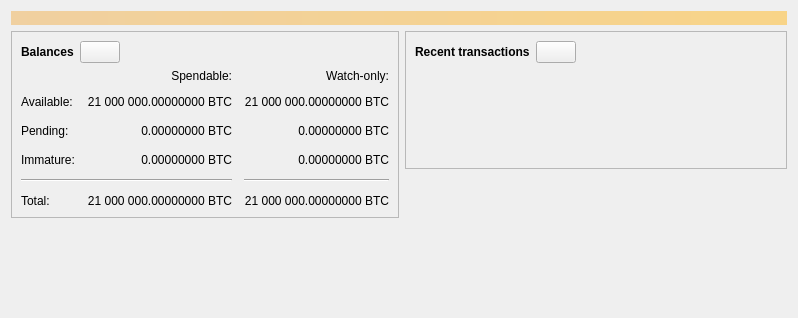
<?xml version="1.0" encoding="UTF-8"?>
<ui version="4.0">
 <class>OverviewPage</class>
 <widget class="QWidget" name="OverviewPage">
  <property name="geometry">
   <rect>
    <x>0</x>
    <y>0</y>
    <width>798</width>
    <height>318</height>
   </rect>
  </property>
  <property name="windowTitle">
   <string>Form</string>
  </property>
  <layout class="QVBoxLayout" name="topLayout">
   <item>
    <widget class="QLabel" name="labelAlerts">
     <property name="visible">
      <bool>false</bool>
     </property>
     <property name="styleSheet">
      <string notr="true">QLabel { background-color: qlineargradient(x1: 0, y1: 0, x2: 1, y2: 0, stop:0 #F0D0A0, stop:1 #F8D488); color:#000000; }</string>
     </property>
     <property name="wordWrap">
      <bool>true</bool>
     </property>
     <property name="margin">
      <number>3</number>
     </property>
     <property name="textInteractionFlags">
      <set>Qt::TextSelectableByMouse</set>
     </property>
    </widget>
   </item>
   <item>
    <layout class="QHBoxLayout" name="horizontalLayout" stretch="1,1">
     <item>
      <layout class="QVBoxLayout" name="verticalLayout_2">
       <item>
        <widget class="QFrame" name="frame">
         <property name="frameShape">
          <enum>QFrame::StyledPanel</enum>
         </property>
         <property name="frameShadow">
          <enum>QFrame::Raised</enum>
         </property>
         <layout class="QVBoxLayout" name="verticalLayout_4">
          <item>
           <layout class="QHBoxLayout" name="horizontalLayout_4">
            <item>
             <widget class="QLabel" name="label_5">
              <property name="font">
               <font>
                <weight>75</weight>
                <bold>true</bold>
               </font>
              </property>
              <property name="text">
               <string>Balances</string>
              </property>
             </widget>
            </item>
            <item>
             <widget class="QPushButton" name="labelWalletStatus">
              <property name="enabled">
               <bool>true</bool>
              </property>
              <property name="maximumSize">
               <size>
                <width>45</width>
                <height>16777215</height>
               </size>
              </property>
              <property name="toolTip">
               <string>The displayed information may be out of date. Your wallet automatically synchronizes with the Andaluzcoin network after a connection is established, but this process has not completed yet.</string>
              </property>
              <property name="text">
               <string/>
              </property>
              <property name="icon">
               <iconset resource="../andaluzcoin.qrc">
                <normaloff>:/icons/warning</normaloff>
                <disabledoff>:/icons/warning</disabledoff>:/icons/warning</iconset>
              </property>
              <property name="iconSize">
               <size>
                <width>24</width>
                <height>24</height>
               </size>
              </property>
             </widget>
            </item>
            <item>
             <spacer name="horizontalSpacer_3">
              <property name="orientation">
               <enum>Qt::Horizontal</enum>
              </property>
              <property name="sizeHint" stdset="0">
               <size>
                <width>40</width>
                <height>20</height>
               </size>
              </property>
             </spacer>
            </item>
           </layout>
          </item>
          <item>
           <layout class="QGridLayout" name="gridLayout">
            <property name="spacing">
             <number>12</number>
            </property>
            <item row="2" column="2">
             <widget class="QLabel" name="labelWatchPending">
              <property name="cursor">
               <cursorShape>IBeamCursor</cursorShape>
              </property>
              <property name="toolTip">
               <string>Unconfirmed transactions to watch-only addresses</string>
              </property>
              <property name="text">
               <string notr="true">0.00000000 BTC</string>
              </property>
              <property name="alignment">
               <set>Qt::AlignRight|Qt::AlignTrailing|Qt::AlignVCenter</set>
              </property>
              <property name="textInteractionFlags">
               <set>Qt::LinksAccessibleByMouse|Qt::TextSelectableByKeyboard|Qt::TextSelectableByMouse</set>
              </property>
             </widget>
            </item>
            <item row="2" column="1">
             <widget class="QLabel" name="labelUnconfirmed">
              <property name="cursor">
               <cursorShape>IBeamCursor</cursorShape>
              </property>
              <property name="toolTip">
               <string>Total of transactions that have yet to be confirmed, and do not yet count toward the spendable balance</string>
              </property>
              <property name="text">
               <string notr="true">0.00000000 BTC</string>
              </property>
              <property name="alignment">
               <set>Qt::AlignRight|Qt::AlignTrailing|Qt::AlignVCenter</set>
              </property>
              <property name="textInteractionFlags">
               <set>Qt::LinksAccessibleByMouse|Qt::TextSelectableByKeyboard|Qt::TextSelectableByMouse</set>
              </property>
             </widget>
            </item>
            <item row="3" column="2">
             <widget class="QLabel" name="labelWatchImmature">
              <property name="cursor">
               <cursorShape>IBeamCursor</cursorShape>
              </property>
              <property name="toolTip">
               <string>Mined balance in watch-only addresses that has not yet matured</string>
              </property>
              <property name="text">
               <string notr="true">0.00000000 BTC</string>
              </property>
              <property name="alignment">
               <set>Qt::AlignRight|Qt::AlignTrailing|Qt::AlignVCenter</set>
              </property>
              <property name="textInteractionFlags">
               <set>Qt::LinksAccessibleByMouse|Qt::TextSelectableByKeyboard|Qt::TextSelectableByMouse</set>
              </property>
             </widget>
            </item>
            <item row="4" column="0" colspan="2">
             <widget class="Line" name="line">
              <property name="orientation">
               <enum>Qt::Horizontal</enum>
              </property>
             </widget>
            </item>
            <item row="4" column="2">
             <widget class="Line" name="lineWatchBalance">
              <property name="sizePolicy">
               <sizepolicy hsizetype="Preferred" vsizetype="Fixed">
                <horstretch>0</horstretch>
                <verstretch>0</verstretch>
               </sizepolicy>
              </property>
              <property name="minimumSize">
               <size>
                <width>140</width>
                <height>0</height>
               </size>
              </property>
              <property name="orientation">
               <enum>Qt::Horizontal</enum>
              </property>
             </widget>
            </item>
            <item row="5" column="0">
             <widget class="QLabel" name="labelTotalText">
              <property name="text">
               <string>Total:</string>
              </property>
             </widget>
            </item>
            <item row="3" column="1">
             <widget class="QLabel" name="labelImmature">
              <property name="cursor">
               <cursorShape>IBeamCursor</cursorShape>
              </property>
              <property name="toolTip">
               <string>Mined balance that has not yet matured</string>
              </property>
              <property name="text">
               <string notr="true">0.00000000 BTC</string>
              </property>
              <property name="alignment">
               <set>Qt::AlignRight|Qt::AlignTrailing|Qt::AlignVCenter</set>
              </property>
              <property name="textInteractionFlags">
               <set>Qt::LinksAccessibleByMouse|Qt::TextSelectableByKeyboard|Qt::TextSelectableByMouse</set>
              </property>
             </widget>
            </item>
            <item row="2" column="3">
             <spacer name="horizontalSpacer_2">
              <property name="orientation">
               <enum>Qt::Horizontal</enum>
              </property>
              <property name="sizeHint" stdset="0">
               <size>
                <width>40</width>
                <height>20</height>
               </size>
              </property>
             </spacer>
            </item>
            <item row="3" column="0">
             <widget class="QLabel" name="labelImmatureText">
              <property name="text">
               <string>Immature:</string>
              </property>
             </widget>
            </item>
            <item row="5" column="1">
             <widget class="QLabel" name="labelTotal">
              <property name="cursor">
               <cursorShape>IBeamCursor</cursorShape>
              </property>
              <property name="toolTip">
               <string>Your current total balance</string>
              </property>
              <property name="text">
               <string notr="true">21 000 000.00000000 BTC</string>
              </property>
              <property name="alignment">
               <set>Qt::AlignRight|Qt::AlignTrailing|Qt::AlignVCenter</set>
              </property>
              <property name="textInteractionFlags">
               <set>Qt::LinksAccessibleByMouse|Qt::TextSelectableByKeyboard|Qt::TextSelectableByMouse</set>
              </property>
             </widget>
            </item>
            <item row="5" column="2">
             <widget class="QLabel" name="labelWatchTotal">
              <property name="cursor">
               <cursorShape>IBeamCursor</cursorShape>
              </property>
              <property name="toolTip">
               <string>Current total balance in watch-only addresses</string>
              </property>
              <property name="text">
               <string notr="true">21 000 000.00000000 BTC</string>
              </property>
              <property name="alignment">
               <set>Qt::AlignRight|Qt::AlignTrailing|Qt::AlignVCenter</set>
              </property>
              <property name="textInteractionFlags">
               <set>Qt::LinksAccessibleByMouse|Qt::TextSelectableByKeyboard|Qt::TextSelectableByMouse</set>
              </property>
             </widget>
            </item>
            <item row="0" column="2">
             <widget class="QLabel" name="labelWatchonly">
              <property name="text">
               <string>Watch-only:</string>
              </property>
              <property name="alignment">
               <set>Qt::AlignRight|Qt::AlignTrailing|Qt::AlignVCenter</set>
              </property>
             </widget>
            </item>
            <item row="1" column="0">
             <widget class="QLabel" name="labelBalanceText">
              <property name="text">
               <string>Available:</string>
              </property>
             </widget>
            </item>
            <item row="1" column="1">
             <widget class="QLabel" name="labelBalance">
              <property name="cursor">
               <cursorShape>IBeamCursor</cursorShape>
              </property>
              <property name="toolTip">
               <string>Your current spendable balance</string>
              </property>
              <property name="text">
               <string notr="true">21 000 000.00000000 BTC</string>
              </property>
              <property name="alignment">
               <set>Qt::AlignRight|Qt::AlignTrailing|Qt::AlignVCenter</set>
              </property>
              <property name="textInteractionFlags">
               <set>Qt::LinksAccessibleByMouse|Qt::TextSelectableByKeyboard|Qt::TextSelectableByMouse</set>
              </property>
             </widget>
            </item>
            <item row="1" column="2">
             <widget class="QLabel" name="labelWatchAvailable">
              <property name="cursor">
               <cursorShape>IBeamCursor</cursorShape>
              </property>
              <property name="toolTip">
               <string>Your current balance in watch-only addresses</string>
              </property>
              <property name="text">
               <string notr="true">21 000 000.00000000 BTC</string>
              </property>
              <property name="alignment">
               <set>Qt::AlignRight|Qt::AlignTrailing|Qt::AlignVCenter</set>
              </property>
              <property name="textInteractionFlags">
               <set>Qt::LinksAccessibleByMouse|Qt::TextSelectableByKeyboard|Qt::TextSelectableByMouse</set>
              </property>
             </widget>
            </item>
            <item row="2" column="0">
             <widget class="QLabel" name="labelPendingText">
              <property name="text">
               <string>Pending:</string>
              </property>
             </widget>
            </item>
            <item row="0" column="1">
             <widget class="QLabel" name="labelSpendable">
              <property name="text">
               <string>Spendable:</string>
              </property>
              <property name="alignment">
               <set>Qt::AlignRight|Qt::AlignTrailing|Qt::AlignVCenter</set>
              </property>
             </widget>
            </item>
           </layout>
          </item>
         </layout>
        </widget>
       </item>
       <item>
        <spacer name="verticalSpacer">
         <property name="orientation">
          <enum>Qt::Vertical</enum>
         </property>
         <property name="sizeHint" stdset="0">
          <size>
           <width>20</width>
           <height>40</height>
          </size>
         </property>
        </spacer>
       </item>
      </layout>
     </item>
     <item>
      <layout class="QVBoxLayout" name="verticalLayout_3">
       <item>
        <widget class="QFrame" name="frame_2">
         <property name="frameShape">
          <enum>QFrame::StyledPanel</enum>
         </property>
         <property name="frameShadow">
          <enum>QFrame::Raised</enum>
         </property>
         <layout class="QVBoxLayout" name="verticalLayout">
          <item>
           <layout class="QHBoxLayout" name="horizontalLayout_2">
            <item>
             <widget class="QLabel" name="label_4">
              <property name="font">
               <font>
                <weight>75</weight>
                <bold>true</bold>
               </font>
              </property>
              <property name="text">
               <string>Recent transactions</string>
              </property>
             </widget>
            </item>
            <item>
             <widget class="QPushButton" name="labelTransactionsStatus">
              <property name="enabled">
               <bool>true</bool>
              </property>
              <property name="maximumSize">
               <size>
                <width>45</width>
                <height>16777215</height>
               </size>
              </property>
              <property name="toolTip">
               <string>The displayed information may be out of date. Your wallet automatically synchronizes with the Andaluzcoin network after a connection is established, but this process has not completed yet.</string>
              </property>
              <property name="text">
               <string/>
              </property>
              <property name="icon">
               <iconset resource="../andaluzcoin.qrc">
                <normaloff>:/icons/warning</normaloff>
                <disabledoff>:/icons/warning</disabledoff>:/icons/warning</iconset>
              </property>
              <property name="iconSize">
               <size>
                <width>24</width>
                <height>24</height>
               </size>
              </property>
             </widget>
            </item>
            <item>
             <spacer name="horizontalSpacer">
              <property name="orientation">
               <enum>Qt::Horizontal</enum>
              </property>
              <property name="sizeHint" stdset="0">
               <size>
                <width>40</width>
                <height>20</height>
               </size>
              </property>
             </spacer>
            </item>
           </layout>
          </item>
          <item>
           <widget class="TransactionOverviewWidget" name="listTransactions">
            <property name="styleSheet">
             <string notr="true">QListView { background: transparent; }</string>
            </property>
            <property name="frameShape">
             <enum>QFrame::NoFrame</enum>
            </property>
            <property name="verticalScrollBarPolicy">
             <enum>Qt::ScrollBarAlwaysOff</enum>
            </property>
            <property name="horizontalScrollBarPolicy">
             <enum>Qt::ScrollBarAlwaysOff</enum>
            </property>
            <property name="sizeAdjustPolicy">
             <enum>QAbstractScrollArea::AdjustToContents</enum>
            </property>
            <property name="selectionMode">
             <enum>QAbstractItemView::NoSelection</enum>
            </property>
            <property name="uniformItemSizes">
             <bool>true</bool>
            </property>
           </widget>
          </item>
         </layout>
        </widget>
       </item>
       <item>
        <spacer name="verticalSpacer_2">
         <property name="orientation">
          <enum>Qt::Vertical</enum>
         </property>
         <property name="sizeHint" stdset="0">
          <size>
           <width>20</width>
           <height>40</height>
          </size>
         </property>
        </spacer>
       </item>
      </layout>
     </item>
    </layout>
   </item>
  </layout>
 </widget>
 <customwidgets>
  <customwidget>
   <class>TransactionOverviewWidget</class>
   <extends>QListView</extends>
   <header>qt/transactionoverviewwidget.h</header>
  </customwidget>
 </customwidgets>
 <resources/>
 <connections/>
</ui>
